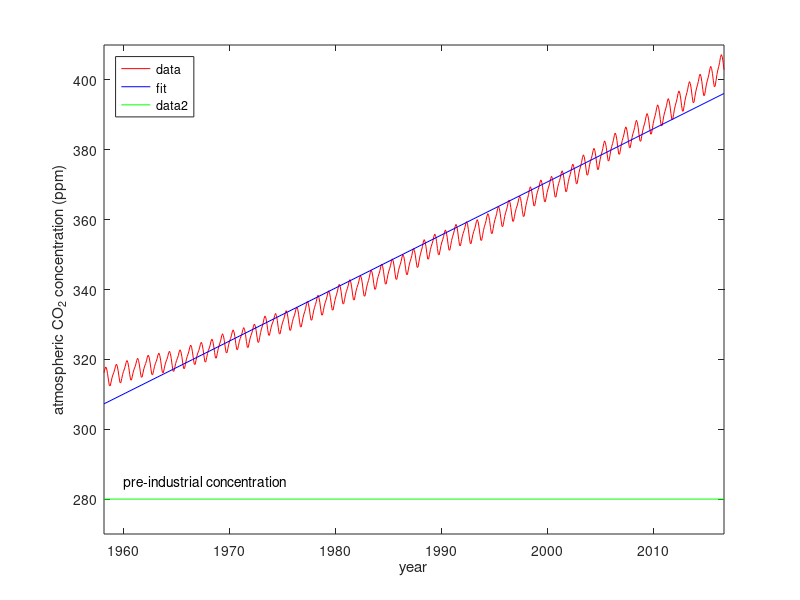

Reproduce this figure in MATLAB.
% keeling1.m  Fitting the Keeling curve.  attempt 1.

clear; clc;

% load data
d = load('keeling.txt','-ascii');
x = d(:,4);  % get the decimal year
y = d(:,7);  % get the CO2 concentration

% choose a fit function; let's try a second-order polynomial, y = c1*x^2 + c2*x + c3
fitfn = @( a, p ) p(3)*a.^2 + p(2)*a + p(1);

% choose an error function; let's try sum of squares
errfn = @( p ) sum(( fitfn(x,p) - y ).^2);

% make a reasonable guess for the fit parameters.  we'll choose a straight
% line that goes through the first and last data points.
m = (y(end)-y(1))/(x(end)-x(1));
b = y(1) - m*x(1);
pinit = [ b m 0 ];

% find fit
phat = fminsearch(errfn,pinit);

% show results
clf;
plot(x,y,'r-');  % plot the data points
hold on
fplot(@(a)fitfn(a,phat),[ x(1) x(end) ],'b-');  % plot the fit
set( gca,'YLim',[ 270 410 ] );
xlabel 'year'
ylabel 'atmospheric CO_2 concentration (ppm)'
legend('data','fit','Location','NorthWest');

% add pre-industrial reference line
xlim = get(gca,'XLim');
plot( xlim, [ 280 280 ], 'g-' );
text( 1960, 285, 'pre-industrial concentration' );
hold off
